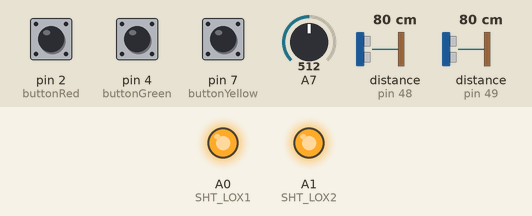
Recording of a sketch running on a simulated Arduino Nano, built with avr-gcc and run on an emulated ATmega328P. On the bench: output pins drawn as LEDs (lit = HIGH). The test bench sets the inputs (shaded band); at power-on: distance to the obstacle (sensors on pin 48, pin 49) 80 cm, pin 2 (buttonRed) LOW, pin 4 (buttonGreen) LOW, pin 7 (buttonYellow) LOW, A7 = 512. What the sketch prints to the serial monitor is not drawn.

Above: at 1.2 s.
1.3 s: distance to the obstacle (sensor on pin 48) set to 250 cm
2.9 s: distance to the obstacle (sensor on pin 49) set to 250 cm
4.8 s: pin 2 (buttonRed) pulled HIGH for 0.15 s
6.4 s: pin 4 (buttonGreen) pulled HIGH for 0.15 s
8.0 s: pin 7 (buttonYellow) pulled HIGH for 0.15 s
9.6 s: distance to the obstacle (sensor on pin 48) set to 2 cm
Timing chart, 0 to 12.2 s (numbered marks = the images above; inputs shaded):
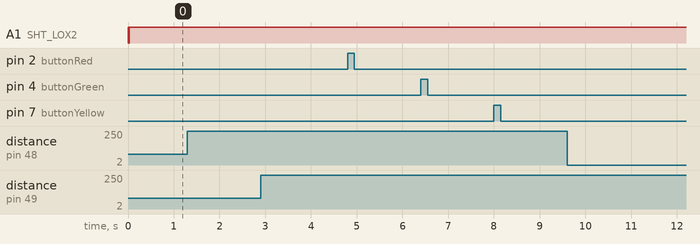

The sketch:

PINBAL-LASERS.ino
```cpp
#include "Adafruit_VL53L0X.h"

// address we will assign if dual sensor is present
#define LOX1_ADDRESS 0x30
#define LOX2_ADDRESS 0x31

// set the pins to shutdown
#define SHT_LOX1 A0
#define SHT_LOX2 A1

Adafruit_VL53L0X lox1 = Adafruit_VL53L0X();
Adafruit_VL53L0X lox2 = Adafruit_VL53L0X();

VL53L0X_RangingMeasurementData_t measure1;
VL53L0X_RangingMeasurementData_t measure2;

const int buttonRed = 2;
const int buttonGreen = 4;
const int buttonYellow = 7;

void setID() {
  // all reset
  digitalWrite(SHT_LOX1, LOW);
  digitalWrite(SHT_LOX2, LOW);
  delay(10);
  // all unreset
  digitalWrite(SHT_LOX1, HIGH);
  digitalWrite(SHT_LOX2, HIGH);
  delay(10);

  // activating LOX1 and reseting LOX2
  digitalWrite(SHT_LOX1, HIGH);
  digitalWrite(SHT_LOX2, LOW);

  // initing LOX1
  if (!lox1.begin(LOX1_ADDRESS)) {
    while (1);
  }
  delay(10);

  // activating LOX2
  digitalWrite(SHT_LOX2, HIGH);
  delay(10);

  //initing LOX2
  if (!lox2.begin(LOX2_ADDRESS)) {
    while (1);
  }
}

void readDualSensors() {

  lox1.rangingTest(&measure1, false); // pass in 'true' to get debug data printout!
  lox2.rangingTest(&measure2, false); // pass in 'true' to get debug data printout!

  // print sensor one reading
  Serial.print("LEFT");
  if (measure1.RangeStatus != 4) {    // if not out of range
    Serial.println(measure1.RangeMilliMeter);
  }

  // print sensor two reading
  Serial.print("RIGHT");
  if (measure2.RangeStatus != 4) {
    Serial.println(measure2.RangeMilliMeter);
  }
}

void setup() {
  Serial.begin(115200);

  // wait until serial port opens for native USB devices
  while (! Serial) {
    delay(1);
  }

  pinMode(SHT_LOX1, OUTPUT);
  pinMode(SHT_LOX2, OUTPUT);
  pinMode(buttonRed, INPUT);
  pinMode(buttonGreen, INPUT);

  Serial.println("Shutdown pins inited...");

  digitalWrite(SHT_LOX1, LOW);
  digitalWrite(SHT_LOX2, LOW);
  setID();

}

void handleButtons() {
  if (digitalRead(buttonRed)) {
    Serial.print("RESET");
  } else if (digitalRead(buttonGreen)) {
    Serial.print("START");
  } else if (digitalRead(buttonYellow)) {
    Serial.print("PAUSE");
  }
}

void loop() {
  handleButtons();
  readDualSensors();

  int val = int(analogRead(A7));
  Serial.print("SPEED");
  Serial.println(map(val, 0, 1023, 1, 8));

}
```

Measured:
- after the input at 1.3 s, every drawn part: stays the same
- after the input at 2.9 s, every drawn part: stays the same
- after the input at 4.8 s, every drawn part: stays the same
- after the input at 6.4 s, every drawn part: stays the same
- after the input at 8.0 s, every drawn part: stays the same
- after the input at 9.6 s, every drawn part: stays the same
